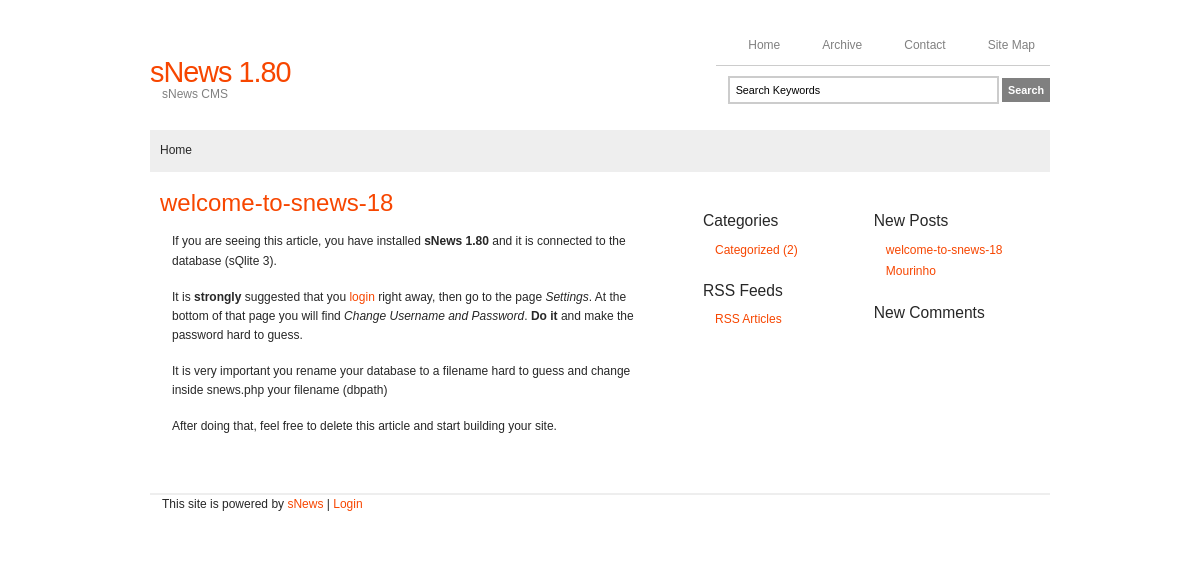
Before: / with the older database file.
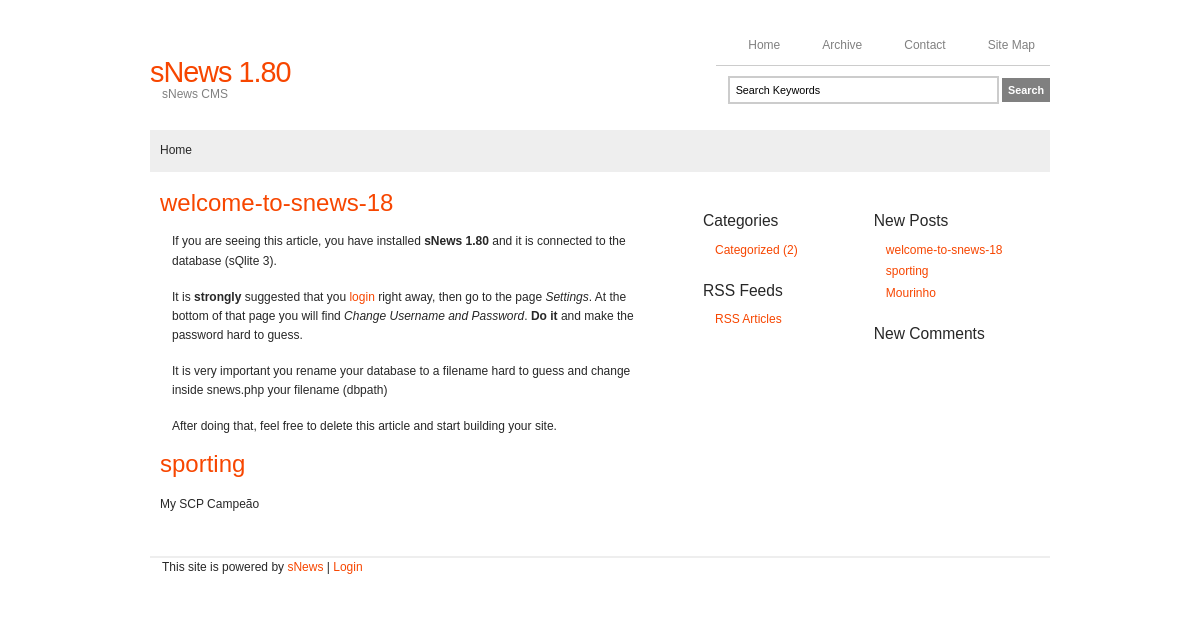
After: the same page with the newer database file.
### tables this page shows
CREATE TABLE [articles] ( [id] INTEGER PRIMARY KEY AUTOINCREMENT NOT NULL , [title] VARCHAR ( 100 ) DEFAULT NULL , [seftitle] VARCHAR ( 100 ) DEFAULT NULL , [text] text , [date] datetime DEFAULT NULL , [category] INTEGER NOT NULL DEFAULT 0 , [position] INTEGER DEFAULT NULL , [extraid] VARCHAR ( 8 ) DEFAULT NULL , [page_extra] VARCHAR ( 8 ) DEFAULT NULL , [displaytitle] char ( 3 ) NOT NULL DEFAULT 'YES' , [displayinfo] char ( 3 ) NOT NULL DEFAULT 'YES' , [commentable] VARCHAR ( 5 ) NOT NULL DEFAULT '' , [published] TINYINT NOT NULL DEFAULT 1 , [description_meta] VARCHAR ( 255 ) DEFAULT NULL , [keywords_meta] VARCHAR ( 255 ) DEFAULT NULL , [show_on_home] VARCHAR ( 3 ) DEFAULT 'YES' , [show_in_subcats] VARCHAR ( 3 ) DEFAULT 'NO' , [artorder] INTEGER NOT NULL DEFAULT '0' , [visible] VARCHAR ( 6 ) DEFAULT 'YES' , [default_page] VARCHAR ( 6 ) DEFAULT 'NO' );

CREATE TABLE [categories] ( [id] INTEGER PRIMARY KEY AUTOINCREMENT NOT NULL , [name] VARCHAR ( 100 ) NOT NULL , [seftitle] VARCHAR ( 100 ) NOT NULL , [description] VARCHAR ( 255 ) NOT NULL , [published] VARCHAR ( 4 ) NOT NULL DEFAULT 'YES' , [catorder] INTEGER NOT NULL DEFAULT 0 , [subcat] TINYINT NOT NULL DEFAULT 0 );

### snews.php (the view, shortened to what the changed rows need)
<?php
function db_cfg($field) { static $dbcfg;
	if (!$dbcfg) {
		$dbcfg = array(
			'driver' => 'pdo',
			'dbtype' => 'sqlite',
			'server' => 'localhost',
			'database' => 'snews18',
			'username' => 'root',
			'password' => '',
			'dbpath' => 'test.db3',
			'prefix' => ''
		);
	} return $dbcfg[$field];
}
function db() { static $conn;
	if (!$conn) { $conn = false;
		$driver = db_cfg('driver');
		$server = db_cfg('server');
		$dbtype = db_cfg('dbtype');
		$database = db_cfg('database');
		$username = db_cfg('username');
		$password = db_cfg('password');
		$dbpath = db_cfg('dbpath');
		switch($dbtype) {
	  		case "sqlite" : $dbconn = "sqlite:$dbpath"; break;
		}
		if ($driver == 'pdo' || $driver == 'PDO') {
			try {$conn = new PDO($dbconn, $username, $password, array(PDO::MYSQL_ATTR_INIT_COMMAND => "SET NAMES utf8"));}
			catch (PDOException $msg) {die ('Connection error, because: '.$msg->getMessage());}
		} else if ($driver == 'mysqli' || $driver == 'MYSQLI') {
			$conn = new mysqli($server, $username, $password, $database);
			if (mysqli_connect_errno()) {printf("Connect failed: %s\n", mysqli_connect_error()); exit();}
		} else {die('<h1>Driver Error.</h1><p>Check your db_cfg (<b>DB_DRIVER</b>)</p>');}
	} return $conn;
}
function dbfetch($result, $prepared = false) {
	$driver = db_cfg('driver');
	if ($driver == 'pdo') {return $result -> fetch(PDO::FETCH_ASSOC);}
}
function site() {
	$host = 'http://'.$_SERVER['HTTP_HOST'];
	$directory = dirname($_SERVER['SCRIPT_NAME']);
	$website = $directory == '/' ? $host.'/' : $host.$directory.'/';
	return $website;
} $_TYPE = 0;
function s($var) { static $site_settings;
	if (!$site_settings) {
		$query = 'SELECT name,value FROM '._PRE.'settings';
		if ($result = db()->query($query)) {
			while ($r = dbfetch($result)) {
				$site_settings[$r['name']] = $r['value'];
			}
		}
	} $value = $site_settings[$var];
	return $value;
}
	s('language') != 'EN' && file_exists('lang/'.s('language').'.php') == true ? include('lang/'.s('language').'.php') : include('lang/EN.php');
function l($var) {static $lang;
	if (!$lang) {
		$lang = load_lang();
		$lang['cat_listSEF'] = 'archive,contact,sitemap,login';
		$lang['divider'] = '&middot;';
		$lang['paginator'] = 'p_';
		$lang['comment_pages'] = 'c_';
		$lang['ignored_items'] = '.,..,cgi-bin,.htaccess,Thumbs.db,snews.php,admin.php,index.php,lib.php,style.css,admin.js,'.s('language').'.php';
	} return $lang[$var];
}
function check_category($category) {
	$main_menu = explode(',', l('cat_listSEF'));
	if (in_array($category, $main_menu)) {return true;}
	else {return false;}
}
function cat_rel($var, $column) {
	$categoryid = $var; $parent = '';
	$sub = "SELECT $column FROM "._PRE.'categories'." WHERE id = $categoryid";
	$join = "SELECT parent.$column FROM "._PRE.'categories'." as child
		INNER JOIN "._PRE.'categories'." as parent
			ON parent.id = child.subcat
		WHERE child.id = $categoryid";
	if ($result = db() -> query($join)) {
		while ($r = dbfetch($result)) {$parent = $r[$column].'/';}
	}
	if ($res = db() -> query($sub)) {
		while ($c = dbfetch($res)) {$child = $c[$column];}
	} return $parent.$child;
}
function stats($table, $position, $other = '', $count = true) {
	$field = $count != false ? 'count(DISTINCT id)' : 'MAX(catorder)';
	$pos = !empty($position) ? " WHERE position = $position" : "";
	$alternative = empty($position) && !empty($other)? " WHERE ".$other : "";
	$query = 'SELECT '.$field.' as num FROM '._PRE.$table.$pos.$alternative;
	if ($result = db() -> query($query)) {
		while ($r = dbfetch($result)) {$numrows = $r['num'];}
	} else {$numrows = 0;}
	return $numrows;
}
if ($_GET) {
	if (isset($_GET['category']) && !empty($_GET['category'])) {
		$url = explode('/', clean($_GET['category']));
		$categorySEF = $url[0];
		if (check_category($categorySEF)) {$_catID = 0;}
		if (strpos($categorySEF, 'rss-') !== false) {if (function_exists('rss_contents')) {die(rss_contents($categorySEF));} die('No feed addon'); exit;}
		$subcatSEF = isset($url[1]) ? $url[1] : '';
		if (isset($url[1]) && substr($url[1], 0, 1) == l('comment_pages') && is_numeric(substr($url[1], 1, 1))) {$commentsPage = $url[1];}
		else {$commentsPage = isset($url[3]) ? $url[3] : '';}
		$articleSEF = isset($url[2]) ? $url[2] : '';
		if (_ADMIN) {
			$pub_a = ''; $pub_c = ''; $pub_x = '';
		} else {
			$pub_a = ' AND a.published = 1';
			$pub_c = ' AND c.published =\'YES\'';
			$pub_x = ' AND x.published =\'YES\'';
		}
		if ($articleSEF && substr( $articleSEF, 0, 2) != l('paginator') && substr( $articleSEF, 0, 2) != l('comment_pages')) {
			$MainQuery = 'SELECT
				a.id AS id, title, position, description_meta, keywords_meta,
				c.id AS catID, c.name AS name, c.description, x.name AS xname
				FROM '._PRE.'articles'.' AS a,
					'._PRE.'categories'.' AS c
				LEFT JOIN '._PRE.'categories'.' AS x
					ON c.subcat=x.id
				WHERE a.category=c.id
					'.$pub_a.$pub_c.$pub_x.'
					AND x.seftitle="'.$categorySEF.'"
					AND c.seftitle="'.$subcatSEF.'"
					AND a.seftitle="'.$articleSEF.'"
			'; $_TYPE = 1;
		}
		else if ($subcatSEF  && substr( $subcatSEF, 0, 2) != l('paginator') && substr( $subcatSEF, 0, 2) != l('comment_pages')) {
			$Try_Article = 'SELECT
					a.id AS id, title, position, description_meta, keywords_meta,
					c.id as catID, name, description, subcat
				FROM '._PRE.'articles'.' AS a
				LEFT JOIN '._PRE.'categories'.' AS c
					ON category =  c.id
				WHERE c.seftitle = "'.$categorySEF.'"
					AND a.seftitle ="'.$subcatSEF.'"
					'.$pub_a.$pub_c.'
					AND subcat = 0';
			$num = stats('articles', '', 'seftitle ="'.$subcatSEF.'"');
			if ($num != 0) {
				if ($result = db() -> query($Try_Article)) {$R = dbfetch($result);}
				$_TYPE = 2;
			} else {
				$MainQuery = 'SELECT
					c.id AS catID, c.name AS name, c.description, c.subcat,
					x.name AS xname
				FROM '._PRE.'categories'.' AS x
				LEFT JOIN '._PRE.'categories'.' AS c
					ON  c.subcat = x.id
				WHERE x.seftitle = "'.$categorySEF.'"
					AND c.seftitle = "'.$subcatSEF.'"
					'.$pub_c.$pub_x ;
				$_TYPE = 3;
			} unset($num);
		} else {
			if (substr($categorySEF, 0, 2) == l('paginator')) {$MainQuery = ''; $_TYPE = 4;}
			else {
				$Try_Page = 'SELECT id, title, category, description_meta, keywords_meta, position
					FROM '._PRE.'articles'.' AS a
					WHERE seftitle = "'.$categorySEF.'" '.$pub_a.' AND position = 3';
				if ($result = db() -> query($Try_Page)) {$R = dbfetch($result); $_TYPE = 5;}
				if (!$R) {
					$MainQuery ='SELECT id AS catID, name, description
						FROM '._PRE.'categories'.' AS c
						WHERE seftitle = "'.$categorySEF.'" AND subcat = 0 '.$pub_c;
					$_TYPE = 6;
				}
			}
		}
		if (!empty($MainQuery)) {
			if ($main = db() -> query($MainQuery)) {$R = dbfetch($main);}
			else if (!in_array($_GET['action'], explode(',', l('cat_listSEF')))) {
				$categorySEF = '404';
				header('HTTP/1.1 404 Not Found');
				unset($subcatSEF, $articleSEF);
				set_error();
			} update_articles();
		}
	} if (_ADMIN && isset($_GET['action'])) {
		$url = explode('/', clean($_GET['action']));
		$categorySEF = $url[0];
	}
} else {
	if (s('display_page') !== 0) {$_ID = s('display_page'); $_TYPE = 7;}
	else {$_TYPE = 8;}
} unset($Try_Article, $MainQuery, $result, $pub_a, $pub_b, $pub_c, $pub_x);
function categories() {
	global $categorySEF;
	$qwr = !_ADMIN ? ' AND a.visible=\'YES\'' : '';
	if (s('num_categories') == 'on') {
		$count = ', COUNT(DISTINCT a.id) as total';
		$join = 'LEFT OUTER JOIN '._PRE.'articles'.' AS a
			ON (a.category = c.id AND a.position = 1  AND a.published = 1'.$qwr.')';
	} else {
		$count = '';
		$join = '';
	}
	$query = 'SELECT c.seftitle, c.name, description, c.id AS parent'.$count.'
		FROM '._PRE.'categories'.' AS c '.$join.'
		WHERE c.subcat = 0 AND c.published = \'YES\'
		GROUP BY c.id
		ORDER BY c.catorder, c.id';
	if ($result = db() -> query($query)) {
		while ($r = dbfetch($result)) {
			$category_title = $r['seftitle'];
			$r['name'] = (s('language')!='EN' && $r['name'] == 'Uncategorized' && $r['parent']==1) ? l('uncategorised') : $r['name'];
			$class = $category_title == $categorySEF ? ' class="current"' : '';
			if (isset($r['total'])) {$num=' ('.$r['total'].')';}
			echo '<li><a'.$class.' href="'._SITE.$category_title.'/" title="'.$r['name'].' - '.$r['description'].'">'.$r['name'].$num.'</a>';
			echo '</li>';
		}
	} else {
		echo '<li>'.l('no_categories').'</li>';
	}
}
function menu_articles($start = 0, $size = 5, $cat_specific = 0) {
	global $categorySEF, $_catID,$subcatSEF;
	$no_articles = '<li>'.l('no_articles').'</li>';
	switch ($cat_specific){
		case 1 : $subcat = !empty($_catID) && empty($subcatSEF) ? 'AND c.subcat = '.$_catID : ''; break;
	}
	$query = 'SELECT
			title,a.seftitle AS asef,date,
			c.name AS name,c.seftitle AS csef,
			x.name AS xname,x.seftitle AS xsef
		FROM '._PRE.'articles'.' AS a
		LEFT OUTER JOIN '._PRE.'categories'.' as c
			ON category = c.id
		LEFT OUTER JOIN '._PRE.'categories'.' as x
			ON c.subcat =  x.id AND x.published =\'YES\'
		WHERE position = 1
			AND a.published = 1
			AND c.published =\'YES\'
			AND a.visible = \'YES\'
			'.$subcat.'
		ORDER BY date DESC
			LIMIT '."$start, $size";
		if ($result = db() -> query($query)) {
			$n = 0;
			while ($r = dbfetch($result)) {
				$name = s('show_cat_names') == 'on' ? ' ('.$r['name'].')' : '';
				$date = date(s('date_format'), strtotime($r['date']));
				$link = isset($r['xsef']) ? $r['xsef'].'/'.$r['csef'] : $r['csef'];
				echo  '<li><a href="'._SITE.$link.'/'.$r['asef'].'/"
					title="'.$r['name'].' / '.$r['title'].' ('.$date.')">'.$r['title'].$name.'</a>
				</li>'; $n++;
			} if ($n == 0) {echo $no_articles;}
		} else {echo $no_articles;}
}
function articles() {
	global $categorySEF, $subcatSEF, $_NAME, $articleSEF, $_ID, $_POS, $_catID, $_XNAME, $_TYPE;
	$frontpage = s('display_page'); $num = 0;
	$display = intval(s('display_page'));
	$admin = '<a href="'._SITE.'administration/" title="'.l('administration').'">'.l('administration').'</a>';
	$title_not_found  = '<h2>'.l('none_yet').'</h2>';
	$title_not_found .= _ADMIN ? '<p>'.l('create_new').' '.$admin.'</p>' : '';
	$visible = _ADMIN ? '' : ' AND a.visible=\'YES\' ';
	if ($_TYPE >= 1 && $_TYPE < 10) {
		if ($_TYPE == 1 || $_TYPE == 2 || $_TYPE == 9) {$num = stats('articles', '', 'id='.$_ID);} else
		if (($_TYPE == 3 || $_TYPE == 6) && $_catID != 0) {$num = stats('articles', '', 'category='.$_catID);} else
		if ($_TYPE == 5) {$num = stats('articles', '', 'id='.$_ID);} else
		if ($_TYPE == 7  || $_TYPE == 4) {
			$num = $display != 0 && $_TYPE == 7 ?
				stats('articles', '', 'id='.$_ID) :
				stats('articles', '', 'show_on_home = "YES" AND position = 1');
		}
		if ($num != 0) {
			$position = $_TYPE == 5 || ($_TYPE == 7 && $display != 0) ? 3 : 1;
			$with_category = $_TYPE != 4 && $_TYPE != 7 ? ' AND category = '.$_catID : ' AND show_on_home = "YES"';
			$articleID = $_ID != 0 ? ' AND a.id = '.$_ID.' ' : '';
			$articleCount = s('article_limit');
			$article_limit = (empty($articleCount) || $articleCount < 1) ? 100 : $articleCount;
			if (!isset($currentPage) || !is_numeric($currentPage) || $currentPage < 1) {$currentPage = 1;}
			$query_articles = 'SELECT
					a.id AS aid,title,a.seftitle AS asef,text,a.date, a.category,
					a.displaytitle,a.displayinfo,a.commentable,a.visible
				FROM '._PRE.'articles'.' AS a
				WHERE a.position = '.$position.'
					AND a.published = 1 '.$with_category.$articleID.$visible.'
				ORDER BY a.artorder ASC, a.date DESC
				LIMIT '.($currentPage - 1) * $article_limit.','.$article_limit;
			if ($result = db() -> query($query_articles)) {
				$link = '<a href="'._SITE;
				while ($r = dbfetch($result)) {
					$uri = $r['category'] != 0 ? cat_rel($r['category'], 'seftitle') : '';
					$title = $r['title'];
					if ($r['displaytitle'] == 'YES') {
						if (!$_ID) {echo '<h2 class="big">'.$link.$uri.'/'.$r['asef'].'/">'.$title.'</a></h2>';}
						else {echo '<h2>'.$title.'</h2>';}
					}
				}
			}
		} else {
			if (_ADMIN) {echo $title_not_found;}
			echo '<ul class="vertical">';
				menu_articles(0, 10, 1);
			echo '</ul>';
		}
	}
}
function searchform() { ?>
<?php }
function rss_links() {
	$query = 'SELECT COUNT(id) as articles_count,
		(SELECT COUNT(id) FROM '._PRE.'articles WHERE position = 3 AND published = 1) as pages_count,
		(SELECT COUNT(id) FROM '._PRE.'comments WHERE approved = "True" ) as comments_count
		FROM '._PRE.'articles WHERE position = 1 AND published = 1';
	if ($result = db() -> query($query)) {
		$l_error = array();
		while ($r = dbfetch($result)) {
		    foreach ($r as $k => $v) {
			if ( $v > 0 ) {
			    $l = explode('_', $k);
			    echo '<li><a href="rss-'.$l[0].'/">'.l( 'rss_'.$l[0] ).'</a></li>';
			} else {
			    $l_error[] = $k;
			}
		    }
		}
	}
}
function file_include($text, $shorten) {
	$fulltext = substr($text, 0, $shorten);
	$inc = strpos($fulltext, '[/include]');
	if ($inc > 0) {
		$text = str_replace('[include]', '|&|', $fulltext);
		$text = str_replace('[/include]', '|&|', $text);
		$text = explode('|&|', $text);
		$num = count($text);
		$extension = explode(',', s('file_extensions'));
		for ($i = 0; $i<$num; $i++) {
			if ($i == $num) {
				break;
			}
			if (!in_array(substr(strrchr($text[$i], '.'), 1), $extension)) {
				echo substr($text[$i], 0);
			} else {
				if (preg_match('/^[a-z0-9_\-.\/]+$/i', $text[$i])) {
					$filename=$text[$i];
					file_exists($filename) ? include($filename) : print l('error_file_exists');
				} else {
					echo l('error_file_name');
				}
			}
		}
	} else {
		echo $fulltext;
	}
}
function center() {
	if ($_POST) {
		if (_ADMIN) {include('admin.php');}
		switch(true) {
			case isset($_POST['search_query'])	: search(); return; break;
			case isset($_POST['comment']) 		: comment('comment_posted'); return; break;
			case isset($_POST['contactform'])	: contact(); return; break;
			case isset($_POST['Loginform'])		: administration(); return; break;
			case isset($_POST['action']) 		: if (_ADMIN && $_POST['action'] == 'process') {processing();} return; break;
			default : set_error();
			break;
		}
	} else {articles();}
}
?>

Changed rows visible on the page:
added articles: title "sporting", fulltext "My SCP Campeão"
